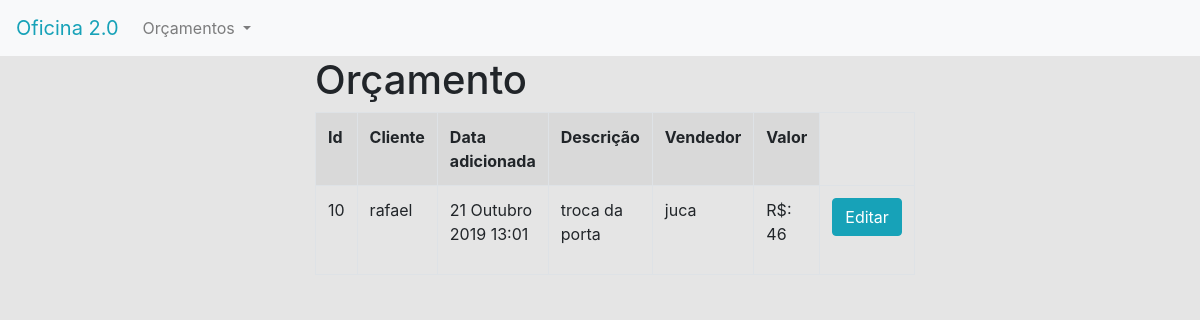
The app's page /orcamento/10 with its own data.
### oficina2/models.py (models this page shows, shortened)
class Orcamento(models.Model):
    id = models.IntegerField(primary_key=True)
    cliente = models.CharField(max_length=50)
    datahora = models.DateTimeField()
    descricao = models.TextField()
    valor = models.FloatField()
    vendedor = models.CharField(max_length=50)

### oficina2/views.py (the view)
# urls.py: path('orcamento/<int:orcamento_id>',views.orcamento,name='orcamento'),
def orcamento(request,orcamento_id):
    orcamento = Orcamento.objects.get(id=orcamento_id)
    return render(request,'oficina2/orcamento.html',{'orcamento':orcamento})

### oficina2/templates/oficina2/orcamento.html
{% extends 'oficina2/base.html' %}
{% block content %}
<div class="col-md-6 mx-md-auto col-sm-12">
    <h1>Orçamento</h1>
    <table class="table table-striped table-bordered">
    <tr>
        <th>Id</th>
        <th>Cliente</th>
        <th>Data adicionada</th>
        <th>Descrição</th>
        <th>Vendedor</th>
        <th>Valor</th>
    </tr>
    <tr>
        <td><p>{{ orcamento.id }}</p></td>
        <td><p>{{ orcamento.cliente }}</p></td>
        <td><p>{{ orcamento.datahora|date:'d F Y G:h' }}</p></td>
        <td><p>{{ orcamento.descricao }}</p></td>
        <td><p>{{ orcamento.vendedor }}</p></td>
        <td><p>R$: {{ orcamento.valor }}</p></td>
		<td><a class="btn btn-info" href="{% url 'edit_orcamento' orcamento.id %}">Editar</a></td>
    </tr>
    </table>
</div>
</body>
</html>
{% endblock content %}

### records on screen
Orcamento: id "10", cliente "rafael", datahora "21 Outubro 2019 13:01", descricao "troca da porta", vendedor "juca", valor "46"
